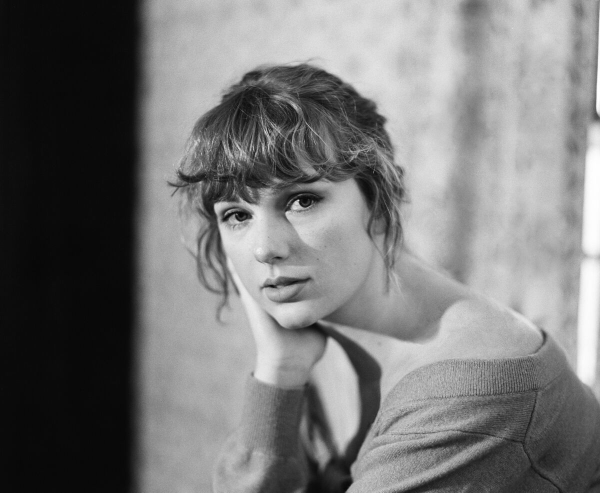
#> input picture imageresizer/taylor.jpeg, 1200 x 985 px (shown at 1/2 size)
$ python main.py
#> lines starting #> are read from the running program, lines starting #| are printed output that depends on the picture
import cv2
source="taylor.jpeg"
destination="newImage.png"
scale_percent = 50
src=cv2.imread(source,cv2.IMREAD_UNCHANGED)
#> src is the input picture: shape (985, 1200); min 0, max 255, mean 118.5
# cv2.imshow("title",src)


#calculate the 50 percent of original dimensions
new_width = int(src.shape[1] * scale_percent / 100)
#> new_width = 600
new_height = int(src.shape[0] * scale_percent / 100)
#> new_height = 492

# dsize
dsize = (new_width, new_height)
#> dsize = (600, 492)

# resize image
output = cv2.resize(src, dsize)
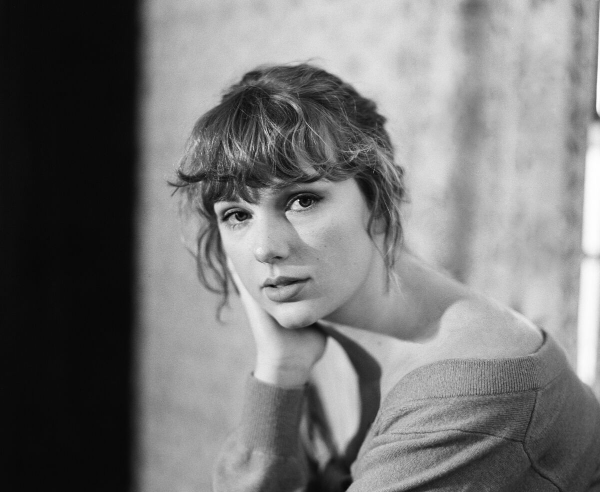
#> output: shape (492, 600); min 6, max 255, mean 118.4

cv2.imwrite(destination,output)
cv2.waitKey(0)
